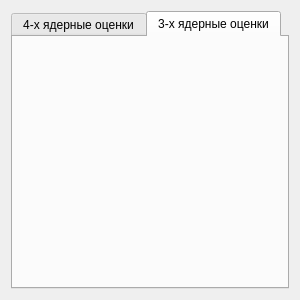
<?xml version="1.0" encoding="UTF-8"?>
<ui version="4.0">
 <class>FrameKde</class>
 <widget class="QFrame" name="FrameKde">
  <property name="geometry">
   <rect>
    <x>0</x>
    <y>0</y>
    <width>300</width>
    <height>300</height>
   </rect>
  </property>
  <property name="sizePolicy">
   <sizepolicy hsizetype="Preferred" vsizetype="Expanding">
    <horstretch>0</horstretch>
    <verstretch>0</verstretch>
   </sizepolicy>
  </property>
  <property name="minimumSize">
   <size>
    <width>300</width>
    <height>300</height>
   </size>
  </property>
  <property name="windowTitle">
   <string>Frame</string>
  </property>
  <layout class="QVBoxLayout" name="verticalLayout" stretch="0">
   <property name="sizeConstraint">
    <enum>QLayout::SetMinimumSize</enum>
   </property>
   <item>
    <widget class="QTabWidget" name="tabs">
     <property name="currentIndex">
      <number>1</number>
     </property>
     <widget class="QWidget" name="tab_info_0">
      <attribute name="title">
       <string>4-х ядерные оценки</string>
      </attribute>
      <layout class="QVBoxLayout" name="verticalLayout_7">
       <property name="sizeConstraint">
        <enum>QLayout::SetDefaultConstraint</enum>
       </property>
      </layout>
     </widget>
     <widget class="QWidget" name="tab_info_1">
      <attribute name="title">
       <string>3-х ядерные оценки</string>
      </attribute>
      <layout class="QVBoxLayout" name="verticalLayout_4">
       <property name="sizeConstraint">
        <enum>QLayout::SetDefaultConstraint</enum>
       </property>
      </layout>
     </widget>
    </widget>
   </item>
  </layout>
 </widget>
 <resources/>
 <connections/>
</ui>
